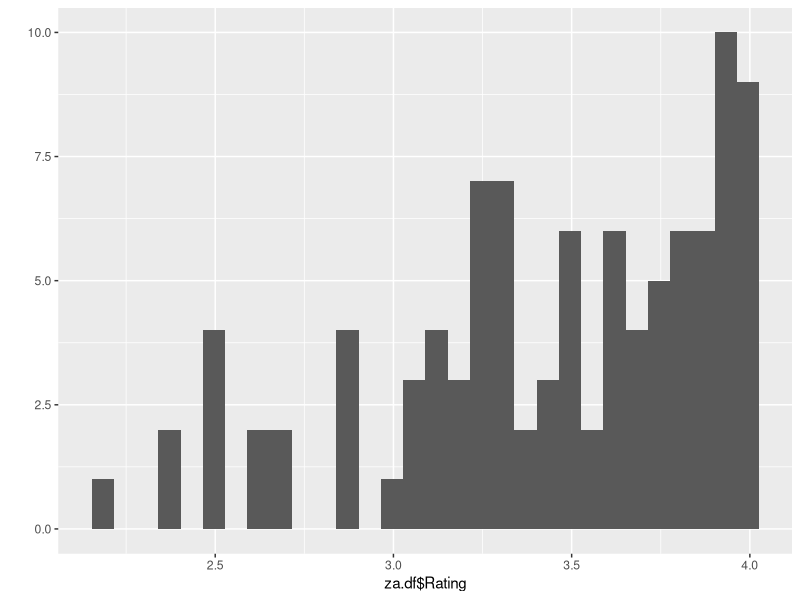
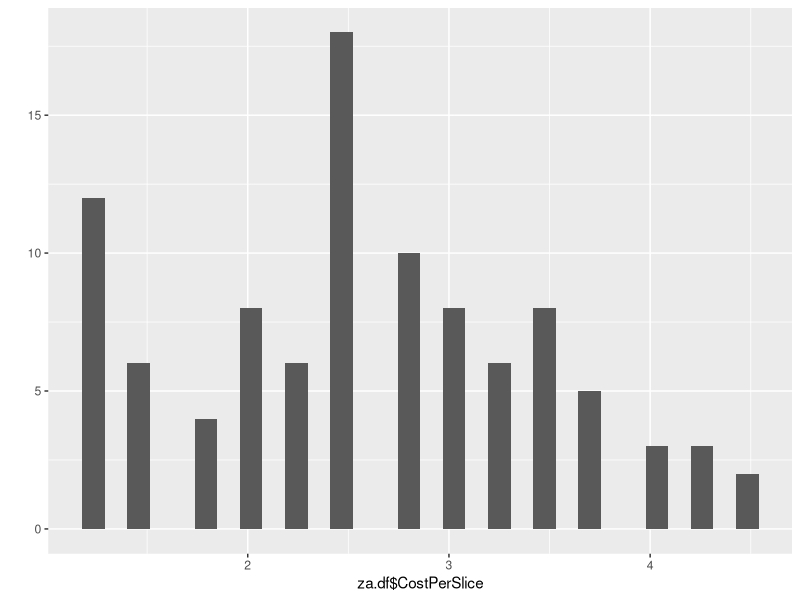
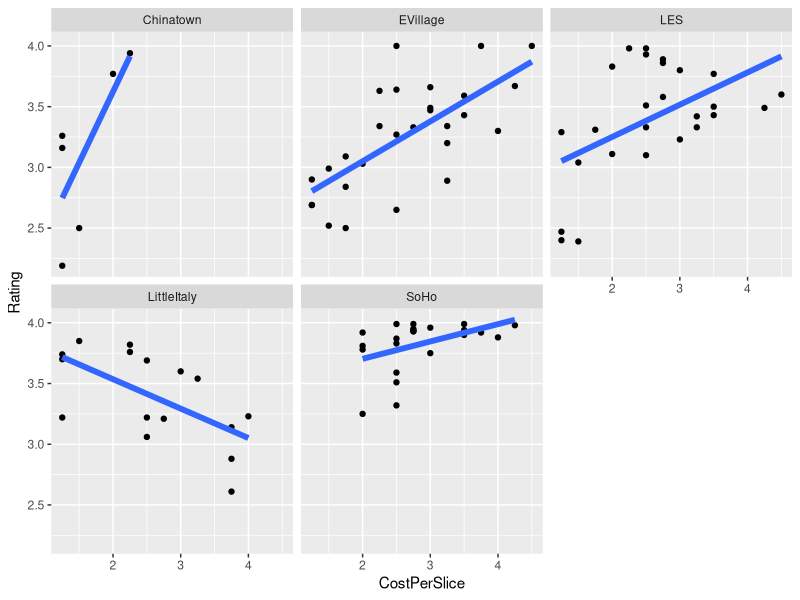

Recreate these plots in R, in order. (Note: this script raises an error after producing the figures.)
# Pizza data analysis with mixed-effects modeling

library(stringr)
library(ggplot2)
library(nlme)
library(lme4)
library(boot)

za.df <- read.csv("Fake Pizza Data.csv")

# some basic summaries and visualizations
summary(za.df)

# fix cost column
za.df$CostPerSlice <- as.numeric(str_sub(za.df$CostPerSlice, 2))

qplot(za.df$Rating)
qplot(za.df$CostPerSlice)

ggplot(za.df, aes(CostPerSlice, Rating)) + geom_point() +
	facet_wrap(~ Neighborhood) + 
	geom_smooth(method='lm', se=FALSE, size=2)

# basics with linear model

# get the contrasts right for HeatSource
contrasts(za.df$HeatSource) <- contr.treatment(levels(za.df$HeatSource), 
	base=which(levels(za.df$HeatSource) == 'Gas'))

# full pooling
lm.full.main <- glm(Rating ~ CostPerSlice + HeatSource + BrickOven, data=za.df)
lm.full.int <- glm(Rating ~ CostPerSlice * HeatSource + BrickOven + CostPerSlice:BrickOven, data=za.df)
AIC(lm.full.main, lm.full.int) # not actually better
cv.glm(za.df, lm.full.main, K=10)$delta
cv.glm(za.df, lm.full.int, K=10)$delta # overfitting

# no pooling
lm.no <- glm(Rating ~ CostPerSlice + HeatSource + BrickOven + Neighborhood, 
		data=za.df,
		contrasts=list(Neighborhood="contr.sum"))

cv.glm(za.df, lm.no, K=10)$delta 

lm.no.int <- glm(Rating ~ HeatSource + BrickOven + CostPerSlice * Neighborhood, 
		data=za.df,
		contrasts=list(Neighborhood="contr.sum"))
cv.glm(za.df, lm.no.int, K=10)$delta 

# partial pooling, intercepts/neighborhood
lm.me.int <- lme(Rating ~ CostPerSlice + HeatSource + BrickOven, data=za.df,
		random = ~ 1 | Neighborhood)
AIC(lm.me.int)
lm.me.cost <- lme(Rating ~ 1+ HeatSource + BrickOven, data=za.df,
		random = ~ 0 + CostPerSlice | Neighborhood, 
		control=list(returnObject=TRUE))
AIC(lm.full.main, lm.no, lm.me.int, lm.me.cost)

lm.me.cost2 <- lmer(Rating ~ HeatSource + BrickOven + (0+CostPerSlice | Neighborhood), 
	data=za.df)


